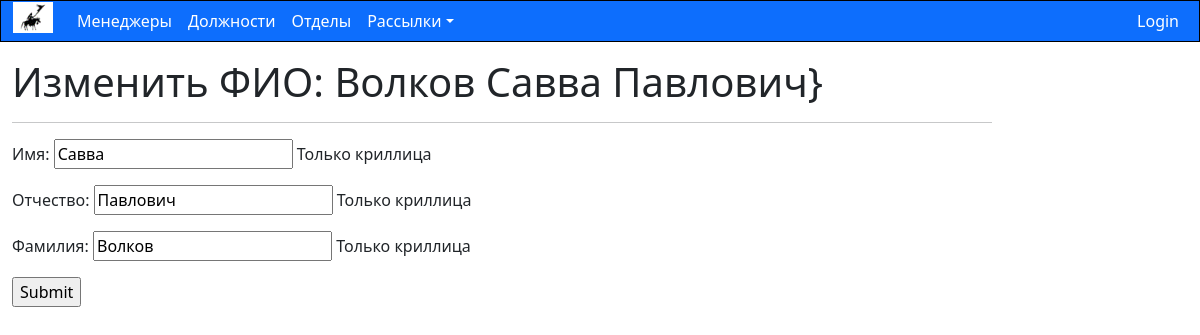
/emaillist/manager/2/renew/, run on the app's committed database.
### emaillist/models.py (models this page shows, shortened)
class Manager(models.Model):
    GENDER_CHOICES = [
        ("М", "Мужчина"),
        ("Ж", "Женщина"),
        ("-", "Не указано"),
    ]
    MANAGER_STATUS = (
        ("+", "Работает"),
        ("-", "Уволен"),
        ("X", "Удалить из рассылки"),
    )
    first_name = models.CharField(max_length=SHORT_NVARCHAR_LENGTH, verbose_name="Имя")
    last_name = models.CharField(max_length=SHORT_NVARCHAR_LENGTH, verbose_name="Фамилия")
    middle_name = models.CharField(max_length=SHORT_NVARCHAR_LENGTH, verbose_name="Отчество", blank=True)
    title = models.ForeignKey("Title", on_delete=models.SET_NULL, verbose_name="Должность", null=True)
    department = models.ForeignKey("Department", on_delete=models.SET_NULL, verbose_name="Отдел", null=True)
    email = models.EmailField(null=False)
    system_name = models.CharField(max_length=SHORT_NVARCHAR_LENGTH,
                                   verbose_name="Название в системе", null=False)
    subscription = models.ManyToManyField(Subscription, help_text="Выберите подписки", verbose_name="Подписки",
                                          blank=True)
    status = models.CharField(max_length=1, choices=MANAGER_STATUS, verbose_name="Статус", default="+", null=False)
    gender = models.CharField(max_length=1, choices=GENDER_CHOICES, verbose_name="Пол", default="М", null=True)
    birthday = models.DateField(null=True, verbose_name="День рождения", blank=True)
    class Meta:
        ordering = ["department", "status", "title", "last_name", "first_name"]
    def display_subcriptions(self):
        return ', '.join([subscription.name for subscription in self.subscription.all()[:3]])
    display_subcriptions.short_description = "Подписки"
    def full_name(self):
        return " ".join((self.last_name, self.first_name, self.middle_name))

### emaillist/views.py (the view)
# urls.py: re_path(r'^manager/(?P<pk>[-\w]+)/renew/$', views.renew_Manager, name='renew-Manager'),
def renew_Manager(request, pk):
    manager_inst = get_object_or_404(Manager, pk=pk)
    if request.method == 'POST':
        form = RenewManagerForm(request.POST)
        if form.is_valid():
            manager_inst.first_name = form.cleaned_data['first_name']
            manager_inst.middle_name = form.cleaned_data['middle_name']
            manager_inst.last_name = form.cleaned_data['last_name']
            manager_inst.save()
            return HttpResponseRedirect(reverse('managers'))
    else:
        proposed_renewal_date = datetime.date.today()
        form = RenewManagerForm(initial={"first_name": manager_inst.first_name,
                                         "middle_name": manager_inst.middle_name,
                                         "last_name": manager_inst.last_name,
                                         })
    return render(request, 'emaillist/renew_Manager.html',
                  {'form': form, 'managerinst': manager_inst})

### emaillist/forms.py
class RenewManagerForm(ModelForm):
    first_name = forms.RegexField(label='Имя', regex=r'^[а-яА-ЯёЁ]+$',
                                  help_text='Только криллица',
                                  error_messages={'invalid': "Только символы русского алфавита."})
    middle_name = forms.RegexField(label='Отчество', regex=r'^[а-яА-ЯёЁ]+$',
                                   help_text='Только криллица',
                                   error_messages={'invalid': "Только символы русского алфавита."})
    last_name = forms.RegexField(label='Фамилия', regex=r'^[а-яА-ЯёЁ]+$',
                                 help_text='Только криллица',
                                 error_messages={'invalid': "Только символы русского алфавита."})
    class Meta:
        model = Manager
        fields = ['first_name',
                  'middle_name',
                  'last_name', ]

### emaillist/templates/emaillist/renew_Manager.html (shortened to what this page needs)
{% extends "base_generic.html" %}
{% block content %}
    <h1>Изменить ФИО: {{managerinst.full_name}}}</h1>
    <form action="" method="post">
<hr>
        {{form.as_p}}
        <input type="submit" value="Submit" />
    </form>
{% endblock %}

### data on the page
Manager: full_name "Волков Савва Павлович", first_name "Савва", middle_name "Павлович", last_name "Волков"
